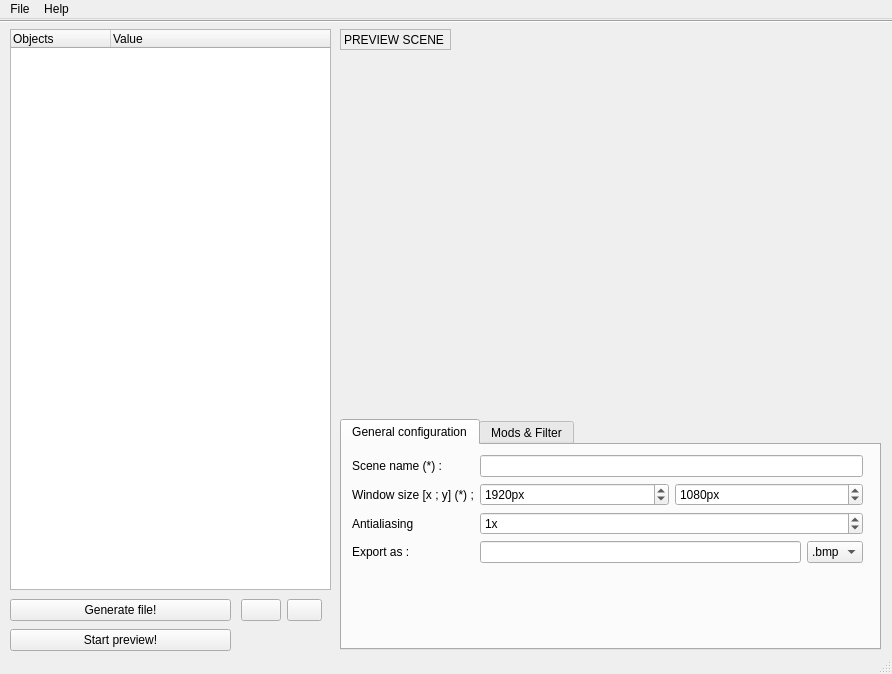
<?xml version="1.0" encoding="UTF-8"?>
<ui version="4.0">
 <class>MainWindow</class>
 <widget class="QMainWindow" name="MainWindow">
  <property name="geometry">
   <rect>
    <x>0</x>
    <y>0</y>
    <width>892</width>
    <height>674</height>
   </rect>
  </property>
  <property name="maximumSize">
   <size>
    <width>987</width>
    <height>674</height>
   </size>
  </property>
  <property name="windowTitle">
   <string>Raytracer Map Editor</string>
  </property>
  <property name="windowIcon">
   <iconset resource="ressource.qrc">
    <normaloff>:/images/images/mainicon.png</normaloff>:/images/images/mainicon.png</iconset>
  </property>
  <widget class="QWidget" name="centralWidget">
   <widget class="Line" name="line">
    <property name="geometry">
     <rect>
      <x>0</x>
      <y>-6</y>
      <width>991</width>
      <height>16</height>
     </rect>
    </property>
    <property name="orientation">
     <enum>Qt::Horizontal</enum>
    </property>
   </widget>
   <widget class="QTreeWidget" name="treeObjects">
    <property name="geometry">
     <rect>
      <x>10</x>
      <y>10</y>
      <width>321</width>
      <height>561</height>
     </rect>
    </property>
    <property name="dragDropMode">
     <enum>QAbstractItemView::NoDragDrop</enum>
    </property>
    <column>
     <property name="text">
      <string>Objects</string>
     </property>
    </column>
    <column>
     <property name="text">
      <string>Value</string>
     </property>
    </column>
   </widget>
   <widget class="QLabel" name="label">
    <property name="geometry">
     <rect>
      <x>340</x>
      <y>10</y>
      <width>111</width>
      <height>21</height>
     </rect>
    </property>
    <property name="frameShape">
     <enum>QFrame::StyledPanel</enum>
    </property>
    <property name="text">
     <string>PREVIEW SCENE</string>
    </property>
    <property name="scaledContents">
     <bool>false</bool>
    </property>
    <property name="wordWrap">
     <bool>false</bool>
    </property>
   </widget>
   <widget class="QLabel" name="preview">
    <property name="geometry">
     <rect>
      <x>340</x>
      <y>43</y>
      <width>540</width>
      <height>350</height>
     </rect>
    </property>
    <property name="frameShape">
     <enum>QFrame::NoFrame</enum>
    </property>
    <property name="text">
     <string/>
    </property>
   </widget>
   <widget class="QWidget" name="formLayoutWidget">
    <property name="geometry">
     <rect>
      <x>240</x>
      <y>580</y>
      <width>91</width>
      <height>31</height>
     </rect>
    </property>
    <layout class="QFormLayout" name="formLayout">
     <property name="sizeConstraint">
      <enum>QLayout::SetNoConstraint</enum>
     </property>
     <property name="fieldGrowthPolicy">
      <enum>QFormLayout::ExpandingFieldsGrow</enum>
     </property>
     <property name="rowWrapPolicy">
      <enum>QFormLayout::DontWrapRows</enum>
     </property>
     <property name="labelAlignment">
      <set>Qt::AlignLeading|Qt::AlignLeft|Qt::AlignVCenter</set>
     </property>
     <property name="formAlignment">
      <set>Qt::AlignRight|Qt::AlignTop|Qt::AlignTrailing</set>
     </property>
     <property name="verticalSpacing">
      <number>6</number>
     </property>
     <property name="leftMargin">
      <number>0</number>
     </property>
     <property name="topMargin">
      <number>0</number>
     </property>
     <property name="rightMargin">
      <number>10</number>
     </property>
     <property name="bottomMargin">
      <number>0</number>
     </property>
     <item row="0" column="0">
      <widget class="QPushButton" name="addItemButton">
       <property name="text">
        <string/>
       </property>
       <property name="flat">
        <bool>false</bool>
       </property>
      </widget>
     </item>
     <item row="0" column="1">
      <widget class="QPushButton" name="delItemButton">
       <property name="text">
        <string/>
       </property>
       <property name="flat">
        <bool>false</bool>
       </property>
      </widget>
     </item>
    </layout>
   </widget>
   <widget class="QTabWidget" name="mods_filters">
    <property name="geometry">
     <rect>
      <x>340</x>
      <y>400</y>
      <width>541</width>
      <height>231</height>
     </rect>
    </property>
    <property name="currentIndex">
     <number>0</number>
    </property>
    <widget class="QWidget" name="tab">
     <attribute name="title">
      <string>General configuration</string>
     </attribute>
     <widget class="QWidget" name="formLayoutWidget_2">
      <property name="geometry">
       <rect>
        <x>0</x>
        <y>0</y>
        <width>531</width>
        <height>141</height>
       </rect>
      </property>
      <layout class="QFormLayout" name="formLayout_2">
       <property name="fieldGrowthPolicy">
        <enum>QFormLayout::AllNonFixedFieldsGrow</enum>
       </property>
       <property name="leftMargin">
        <number>10</number>
       </property>
       <property name="topMargin">
        <number>10</number>
       </property>
       <property name="rightMargin">
        <number>10</number>
       </property>
       <property name="bottomMargin">
        <number>10</number>
       </property>
       <item row="0" column="0">
        <widget class="QLabel" name="label_4">
         <property name="text">
          <string>Scene name (*) :</string>
         </property>
        </widget>
       </item>
       <item row="0" column="1">
        <widget class="QLineEdit" name="sceneName"/>
       </item>
       <item row="1" column="0">
        <widget class="QLabel" name="label_5">
         <property name="text">
          <string>Window size [x ; y] (*) ;</string>
         </property>
        </widget>
       </item>
       <item row="1" column="1">
        <layout class="QHBoxLayout" name="horizontalLayout">
         <item>
          <widget class="QSpinBox" name="winSizeX">
           <property name="suffix">
            <string>px</string>
           </property>
           <property name="minimum">
            <number>10</number>
           </property>
           <property name="maximum">
            <number>20000</number>
           </property>
           <property name="value">
            <number>1920</number>
           </property>
          </widget>
         </item>
         <item>
          <widget class="QSpinBox" name="winSizeY">
           <property name="suffix">
            <string>px</string>
           </property>
           <property name="minimum">
            <number>10</number>
           </property>
           <property name="maximum">
            <number>2000</number>
           </property>
           <property name="value">
            <number>1080</number>
           </property>
          </widget>
         </item>
        </layout>
       </item>
       <item row="3" column="0">
        <widget class="QLabel" name="label_10">
         <property name="text">
          <string>Antialiasing</string>
         </property>
        </widget>
       </item>
       <item row="3" column="1">
        <widget class="QSpinBox" name="antiAliasing">
         <property name="wrapping">
          <bool>true</bool>
         </property>
         <property name="suffix">
          <string>x</string>
         </property>
         <property name="minimum">
          <number>1</number>
         </property>
         <property name="maximum">
          <number>999999999</number>
         </property>
         <property name="singleStep">
          <number>1</number>
         </property>
         <property name="value">
          <number>1</number>
         </property>
        </widget>
       </item>
       <item row="4" column="0">
        <widget class="QLabel" name="label_3">
         <property name="text">
          <string>Export as :</string>
         </property>
        </widget>
       </item>
       <item row="4" column="1">
        <layout class="QHBoxLayout" name="horizontalLayout_2">
         <item>
          <widget class="QLineEdit" name="exportPath"/>
         </item>
         <item>
          <widget class="QComboBox" name="exportEx">
           <item>
            <property name="text">
             <string>.bmp</string>
            </property>
           </item>
          </widget>
         </item>
        </layout>
       </item>
      </layout>
     </widget>
    </widget>
    <widget class="QWidget" name="tab_2">
     <attribute name="title">
      <string>Mods &amp;&amp; Filter</string>
     </attribute>
     <widget class="QGroupBox" name="groupBox">
      <property name="geometry">
       <rect>
        <x>4</x>
        <y>0</y>
        <width>529</width>
        <height>121</height>
       </rect>
      </property>
      <property name="title">
       <string>Mods</string>
      </property>
      <widget class="QWidget" name="formLayoutWidget_4">
       <property name="geometry">
        <rect>
         <x>0</x>
         <y>20</y>
         <width>531</width>
         <height>103</height>
        </rect>
       </property>
       <layout class="QFormLayout" name="formLayout_4">
        <property name="fieldGrowthPolicy">
         <enum>QFormLayout::AllNonFixedFieldsGrow</enum>
        </property>
        <property name="leftMargin">
         <number>6</number>
        </property>
        <property name="topMargin">
         <number>4</number>
        </property>
        <property name="rightMargin">
         <number>7</number>
        </property>
        <property name="bottomMargin">
         <number>0</number>
        </property>
        <item row="0" column="0">
         <widget class="QLabel" name="label_2">
          <property name="text">
           <string>Refraction :</string>
          </property>
         </widget>
        </item>
        <item row="0" column="1">
         <widget class="QCheckBox" name="refraction">
          <property name="text">
           <string/>
          </property>
         </widget>
        </item>
        <item row="1" column="0">
         <widget class="QLabel" name="label_16">
          <property name="text">
           <string>Reflexion :</string>
          </property>
         </widget>
        </item>
        <item row="1" column="1">
         <layout class="QHBoxLayout" name="horizontalLayout_3">
          <item>
           <widget class="QCheckBox" name="reflexion">
            <property name="text">
             <string/>
            </property>
           </widget>
          </item>
          <item>
           <widget class="QLabel" name="label_6">
            <property name="text">
             <string>                       Ratio :</string>
            </property>
           </widget>
          </item>
          <item>
           <widget class="QDoubleSpinBox" name="reflexionCoef">
            <property name="maximum">
             <double>1.000000000000000</double>
            </property>
            <property name="singleStep">
             <double>0.010000000000000</double>
            </property>
           </widget>
          </item>
         </layout>
        </item>
        <item row="2" column="0">
         <widget class="QLabel" name="label_17">
          <property name="text">
           <string>Shadow :</string>
          </property>
         </widget>
        </item>
        <item row="3" column="0">
         <widget class="QLabel" name="label_7">
          <property name="text">
           <string>Cell shading</string>
          </property>
         </widget>
        </item>
        <item row="3" column="1">
         <widget class="QCheckBox" name="cellshading">
          <property name="text">
           <string/>
          </property>
         </widget>
        </item>
        <item row="2" column="1">
         <layout class="QHBoxLayout" name="horizontalLayout_5">
          <item>
           <widget class="QCheckBox" name="shadow">
            <property name="text">
             <string/>
            </property>
           </widget>
          </item>
          <item>
           <widget class="QLabel" name="label_13">
            <property name="text">
             <string>                       Ratio :</string>
            </property>
           </widget>
          </item>
          <item>
           <widget class="QDoubleSpinBox" name="shadowCoef">
            <property name="maximum">
             <double>1.000000000000000</double>
            </property>
            <property name="singleStep">
             <double>0.010000000000000</double>
            </property>
           </widget>
          </item>
         </layout>
        </item>
       </layout>
      </widget>
     </widget>
     <widget class="QGroupBox" name="groupBox_2">
      <property name="geometry">
       <rect>
        <x>4</x>
        <y>130</y>
        <width>531</width>
        <height>66</height>
       </rect>
      </property>
      <property name="title">
       <string>Filters</string>
      </property>
      <widget class="QWidget" name="formLayoutWidget_6">
       <property name="geometry">
        <rect>
         <x>0</x>
         <y>20</y>
         <width>531</width>
         <height>41</height>
        </rect>
       </property>
       <layout class="QFormLayout" name="formLayout_6">
        <property name="fieldGrowthPolicy">
         <enum>QFormLayout::AllNonFixedFieldsGrow</enum>
        </property>
        <property name="leftMargin">
         <number>6</number>
        </property>
        <property name="topMargin">
         <number>4</number>
        </property>
        <property name="rightMargin">
         <number>7</number>
        </property>
        <property name="bottomMargin">
         <number>0</number>
        </property>
        <item row="0" column="0">
         <widget class="QLabel" name="label_12">
          <property name="text">
           <string>Negative :</string>
          </property>
         </widget>
        </item>
        <item row="0" column="1">
         <widget class="QCheckBox" name="negative">
          <property name="text">
           <string/>
          </property>
         </widget>
        </item>
        <item row="1" column="0">
         <widget class="QLabel" name="label_20">
          <property name="text">
           <string>Grey :</string>
          </property>
         </widget>
        </item>
        <item row="1" column="1">
         <widget class="QCheckBox" name="grey">
          <property name="text">
           <string/>
          </property>
         </widget>
        </item>
       </layout>
      </widget>
     </widget>
    </widget>
   </widget>
   <widget class="QPushButton" name="generateButton">
    <property name="geometry">
     <rect>
      <x>10</x>
      <y>580</y>
      <width>221</width>
      <height>22</height>
     </rect>
    </property>
    <property name="text">
     <string>Generate file!</string>
    </property>
   </widget>
   <widget class="QPushButton" name="previewButton">
    <property name="geometry">
     <rect>
      <x>10</x>
      <y>610</y>
      <width>221</width>
      <height>22</height>
     </rect>
    </property>
    <property name="text">
     <string>Start preview!</string>
    </property>
   </widget>
  </widget>
  <widget class="QMenuBar" name="menuBar">
   <property name="geometry">
    <rect>
     <x>0</x>
     <y>0</y>
     <width>892</width>
     <height>19</height>
    </rect>
   </property>
   <widget class="QMenu" name="menu">
    <property name="title">
     <string>File</string>
    </property>
    <addaction name="newMapButton"/>
    <addaction name="LoadMapButton"/>
    <addaction name="saveMapButton"/>
    <addaction name="separator"/>
    <addaction name="exitButton"/>
   </widget>
   <widget class="QMenu" name="menuHelp">
    <property name="title">
     <string>Help</string>
    </property>
    <addaction name="aboutRtButton"/>
    <addaction name="aboutEpitech"/>
   </widget>
   <addaction name="menu"/>
   <addaction name="menuHelp"/>
  </widget>
  <widget class="QStatusBar" name="statusBar"/>
  <action name="newMapButton">
   <property name="text">
    <string>New map</string>
   </property>
  </action>
  <action name="LoadMapButton">
   <property name="text">
    <string>Load map ....</string>
   </property>
  </action>
  <action name="saveMapButton">
   <property name="text">
    <string>Save map </string>
   </property>
  </action>
  <action name="saveAsButton">
   <property name="text">
    <string>Save as ...</string>
   </property>
  </action>
  <action name="exitButton">
   <property name="text">
    <string>Exit</string>
   </property>
  </action>
  <action name="exportButton">
   <property name="text">
    <string>Export as ...</string>
   </property>
  </action>
  <action name="filterButton">
   <property name="text">
    <string>Apply filter</string>
   </property>
  </action>
  <action name="contactButton">
   <property name="text">
    <string>Contact us ...</string>
   </property>
  </action>
  <action name="aboutRtButton">
   <property name="text">
    <string>About</string>
   </property>
  </action>
  <action name="aboutQtButton">
   <property name="text">
    <string>About Qt</string>
   </property>
  </action>
  <action name="aboutEpitech">
   <property name="text">
    <string>Epitech ?</string>
   </property>
  </action>
 </widget>
 <layoutdefault spacing="6" margin="11"/>
 <resources>
  <include location="ressource.qrc"/>
 </resources>
 <connections/>
</ui>
